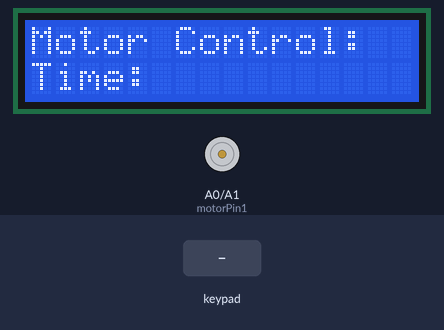
A sketch run on a simulated Arduino Uno, built with avr-gcc and run on an emulated ATmega328P. Parts: 16×2 character LCD, motor-driver pin pairs drawn as motors (green arrow = first pin HIGH = forward, orange = second pin HIGH = backward, longer = more drive, scaled by the enable pin). Wiring (inferred from the names in the program): 4×4 keypad with keys 1 2 3 A 4 5 6 B 7 8 9 C * 0 # D: rows pin 0, pin 1, pin 2, pin 3; columns pin 4, pin 5, pin 6, pin 7. The test bench sets the inputs (shaded band).

Above: at 1.2 s.
1.3 s: key '1' pressed
At 1.8 s:
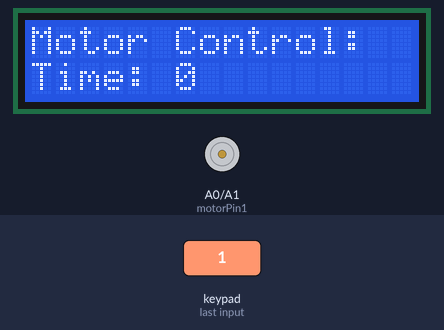
2.9 s: key 'B' pressed
At 4.2 s:
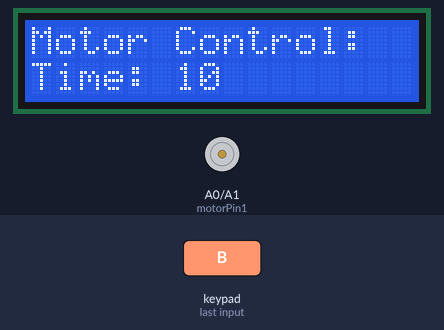
4.5 s: keypad keys 1 2 D pressed 0.4 s apart
Timing chart, 0 to 7.5 s (numbered marks = the images above; inputs shaded):
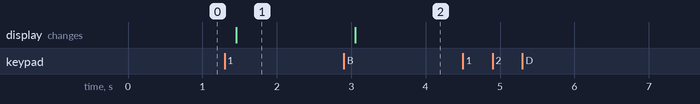

Measured:
- after the input at 1.3 s, the display: changes after 0.15 s (image 1)
- after the input at 2.9 s, the display: changes after 0.15 s (image 2)

The sketch:

MOTOR_CONTROL_KEYPAD.ino
```cpp
#include <LiquidCrystal.h>
#define r1 0
#define r2 1
#define r3 2
#define r4 3
#define c1 4
#define c2 5
#define c3 6
#define c4 7

//Define a 4x4 keypad
const byte ROWS = 4;
const byte COLS = 4;
// Define the keys on the keypad
char keys[ROWS][COLS] = {
  {'1','2','3','A'},
  {'4','5','6','B'},
  {'7','8','9','C'},
  {'*','0','#','D'}
};

// Initialize LCD objects
LiquidCrystal lcd(8, 9, 10, 11, 12, 13);


float result = 0;        // Final result of the calculations
float tempNum = 0;       // Temporary number storage for input
char operation = '\0';   // Operation (+, -, *, /) being performed
bool inputInProgress = false; // Flag to track input state


const int motorPin1 = A0; // Motor pin 1
const int motorPin2 = A1; // Motor pin 2
const int enablePin = A2; // Motor enable pin

int motorSpeed = 0;
int timeInSeconds = 0;
void setup() {
  // Sets the row pins (r1-r4) as OUTPUT and initializes them to a HIGH state.
  pinMode(r1, OUTPUT);
  pinMode(r2, OUTPUT);
  pinMode(r3, OUTPUT);
  pinMode(r4, OUTPUT);

  digitalWrite(r1, HIGH);
  digitalWrite(r2, HIGH);
  digitalWrite(r3, HIGH);
  digitalWrite(r4, HIGH);

  // Sets the column pins (c1-c4) as INPUT_PULLUP, enabling internal pull-up resistors.
  pinMode(c1, INPUT_PULLUP);
  pinMode(c2, INPUT_PULLUP);
  pinMode(c3, INPUT_PULLUP);
  pinMode(c4, INPUT_PULLUP);

  // Initializes the LCD with 16 columns and 2 rows, then displays the initial message on the LCD.
  lcd.begin(16, 2);
  pinMode(motorPin1, OUTPUT);
  pinMode(motorPin2, OUTPUT);
  pinMode(enablePin, OUTPUT);
  lcd.print("Motor Control:");
  lcd.setCursor(0, 1);
  lcd.print("Speed: ");
  lcd.setCursor(0, 2);
  lcd.print("Time: ");

}

// Function to check if a key is pressed
char ckeckInput(void) {
  int Read;
  int flag = 0;

  for (int i = 0; i < ROWS; i++) {
    digitalWrite(i, LOW);

    for (int j = 0; j < COLS; j++) {
      Read = digitalRead(j + 4);

      // Wait until the key is released
      while (Read == LOW) {
        Read = digitalRead(j + 4);
        flag = 1;
      }

      if (flag == 1) {
        // Release the row pin
        digitalWrite(i, HIGH);
        return keys[i][j]; // Return the pressed key
      }
    }
    // Release the row pin
    digitalWrite(i, HIGH);
  }
  return 0; // Return 0 if no key is pressed
}

// Continuously checks for a pressed key using ckeckInput() and processes it using handleInput() if a valid key is detected.
void loop() {
  char key = ckeckInput();
 if (key != '\0') {
    switch(key) {
      case '0'...'9':
        // Update the speed value
        motorSpeed = motorSpeed * 10 + (key - '0');
        if (motorSpeed > 3000) {
          motorSpeed = 3000;
        }
        break;
      case 'A': // Clear the speed value
        motorSpeed = 0;
        break;
      case 'B': // Increase time by 10 seconds
        timeInSeconds += 10;
        if (timeInSeconds > 300) {
          timeInSeconds = 300;
        }
        break;
      case 'C': // Decrease time by 10 seconds
        timeInSeconds -= 10;
        if (timeInSeconds < 0) {
          timeInSeconds = 0;
        }
        break;
      case 'D': // Start the motor
        startMotor();
        break;
    }
    updateLCD();
  }

}

void startMotor() {
  analogWrite(enablePin, motorSpeed);
  digitalWrite(motorPin1, HIGH);
  digitalWrite(motorPin2, LOW);
  delay(timeInSeconds * 1000); // Convert seconds to milliseconds
  digitalWrite(motorPin1, LOW);
  digitalWrite(motorPin2, LOW);
}

void updateLCD() {
  lcd.setCursor(7, 1);
  lcd.print("       "); // Clear previous speed value
  lcd.setCursor(7, 1);
  lcd.print(motorSpeed);
  lcd.setCursor(6, 2);
  lcd.print("      "); // Clear previous time value
  lcd.setCursor(6, 2);
  lcd.print(timeInSeconds);
}


// Function to perform the calculation based on the stored operator

void resetCalculator() {
  // Reset final result , temporary number , operator and input state flag
  result = 0;
  tempNum = 0;
  operation = '\0';
  inputInProgress = false;
}
```
